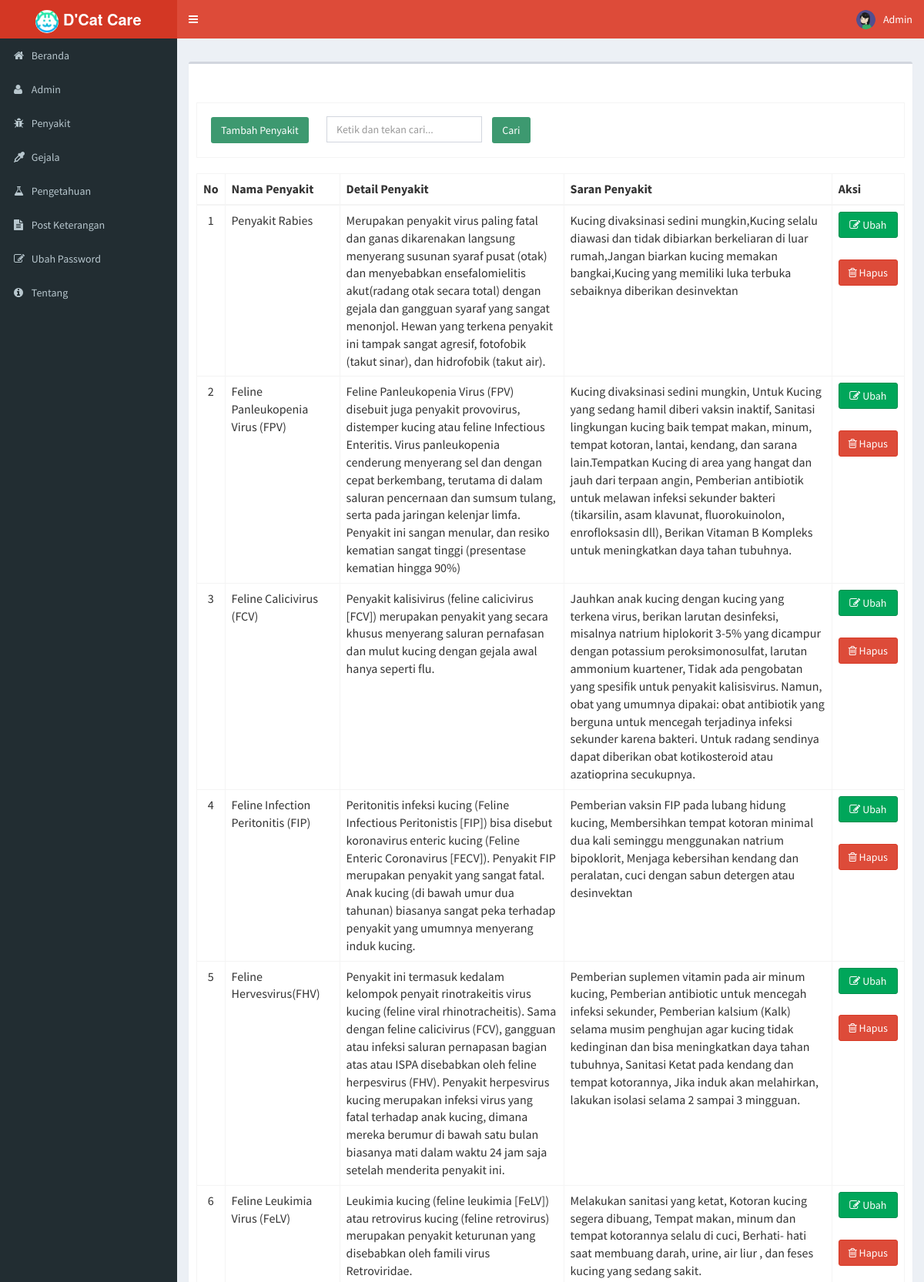
The app's page /penyakit (signed in, upper part) with its own data.
### tables this page shows
CREATE TABLE `penyakit` (
  `kode_penyakit` int(11) NOT NULL,
  `nama_penyakit` varchar(50) NOT NULL,
  `det_penyakit` text NOT NULL,
  `srn_penyakit` text NOT NULL,
  `gambar` varchar(500) NOT NULL
);

### modul/penyakit/penyakit.php (the view, shortened to what this page needs)
<?php
if (!(isset($_SESSION['username']) && isset($_SESSION['password']))) {
  header('location:index.php');
  exit();
} else {
  ?>
  <?php
  $aksi = "modul/penyakit/aksi_penyakit.php";
  switch ($_GET['act']) {
    default:
      $offset = $_GET['offset'];
      $limit = 15;
      if (empty($offset)) {
        $offset = 0;
      }
      $tampil = mysqli_query($conn, "SELECT * FROM penyakit ORDER BY kode_penyakit");
      echo "<form method=POST action='?module=penyakit' name=text_form onsubmit='return Blank_TextField_Validator_Cari()'>
          <br><br><table class='table table-bordered'>
		  <tr><td><input class='btn bg-olive margin' type=button name=tambah value='Tambah Penyakit' onclick=\"window.location.href='penyakit/tambahpenyakit';\">
      <input type=text name='keyword' style='margin-left: 10px;' placeholder='Ketik dan tekan cari...' class='form-control' value='$_POST[keyword]' />
      <input class='btn bg-olive margin' type=submit value='   Cari   ' name=Go></td> </tr>
          </table></form>";
      $baris = mysqli_num_rows($tampil);
      if ($_POST['Go']) {
        $numrows = mysqli_num_rows(mysqli_query($conn, "SELECT * FROM penyakit where nama_penyakit like '%$_POST[keyword]%'"));
        if ($numrows > 0) {
          echo "<div class='alert alert-success alert-dismissible'>
                <h4><i class='icon fa fa-check'></i> Sukses!</h4>
                Penyakit yang anda cari di temukan.
              </div>";
          $i = 1;
          echo" <table class='table table-bordered' style='overflow-x=auto' cellpadding='0' cellspacing='0'>
          <thead>
            <tr>
              <th>No</th>
              <th>Nama Penyakit</th>
			  <th>Detail Penyakit</th>
			  <th>Saran Penyakit</th>
              <th>Aksi</th>
            </tr>
          </thead>
		  <tbody>";
          $hasil = mysqli_query($conn, "SELECT * FROM penyakit where nama_penyakit like '%$_POST[keyword]%'");
          $no = 1;
          $counter = 1;
          while ($r = mysqli_fetch_array($hasil)) {
            if ($counter % 2 == 0)
              $warna = "dark";
            else
              $warna = "light";
            echo "<tr class='" . $warna . "'>
			 <td align=center>$no</td>
			 <td>$r[nama_penyakit]</td>
			 <td>$r[det_penyakit]</td>
			 <td>$r[srn_penyakit]</td>
			 <td align=center><a type='button' class='btn btn-block btn-success' href=penyakit/editpenyakit/$r[kode_penyakit]><i class='fa fa-pencil-square-o' aria-hidden='true'></i> Ubah </a> &nbsp;
	          <a type='button' class='btn btn-block btn-danger' href=\"JavaScript: confirmIt('Anda yakin akan menghapusnya ?','$aksi?module=penyakit&act=hapus&id=$r[kode_penyakit]','','','','u','n','Self','Self')\" onMouseOver=\"self.status=''; return true\" onMouseOut=\"self.status=''; return true\"> <i class='fa fa-trash-o' aria-hidden='true'></i> Hapus</a>
             </td></tr>";
            $no++;
            $counter++;
          }
          echo "</tbody></table>";
        }
        else {
          echo "<div class='alert alert-danger alert-dismissible'>
                <h4><i class='icon fa fa-ban'></i> Gagal!</h4>
                Maaf, Penyakit yang anda cari tidak ditemukan , silahkan inputkan dengan benar dan cari kembali.
              </div>";
        }
      } else {
        if ($baris > 0) {
          echo" <table class='table table-bordered' style='overflow-x=auto' cellpadding='0' cellspacing='0'>
          <thead>
            <tr>
              <th>No</th>
              <th>Nama Penyakit</th>
			  <th>Detail Penyakit</th>
			  <th>Saran Penyakit</th>
              <th>Aksi</th>
            </tr>
          </thead>
		  <tbody>
		  ";
          $hasil = mysqli_query($conn, "SELECT * FROM penyakit ORDER BY kode_penyakit limit $offset,$limit");
          $no = 1 + $offset;
          $counter = 1;
          while ($r = mysqli_fetch_array($hasil)) {
            if ($counter % 2 == 0)
              $warna = "dark";
            else
              $warna = "light";
            echo "<tr class='" . $warna . "'>
			 <td align=center>$no</td>
			 <td>$r[nama_penyakit]</td>
			 <td>$r[det_penyakit]</td>
			 <td>$r[srn_penyakit]</td>
			 <td align=center>
			 <a type='button' class='btn btn-block btn-success' href=penyakit/editpenyakit/$r[kode_penyakit]><i class='fa fa-pencil-square-o' aria-hidden='true'></i> Ubah </a> &nbsp;
	          <a type='button' class='btn btn-block btn-danger' href=\"JavaScript: confirmIt('Anda yakin akan menghapusnya ?','$aksi?module=penyakit&act=hapus&id=$r[kode_penyakit]','','','','u','n','Self','Self')\" onMouseOver=\"self.status=''; return true\" onMouseOut=\"self.status=''; return true\">
			  <i class='fa fa-trash-o' aria-hidden='true'></i> Hapus</a>
             </td></tr>";
            $no++;
            $counter++;
          }
          echo "</tbody></table>";
        } else {
          echo "<br><b>Data Kosong !</b>";
        }
      }
      break;
  }
  ?>
<?php } ?>

### css/style.css (style rules this page uses)
html { font-family:sans-serif; -ms-text-size-adjust:100%; -webkit-text-size-adjust:100% }
body { margin:0 }
a { background-color:transparent }
button,input,optgroup,select,textarea { color:inherit; font:inherit; margin:0 }
button,html input[type=button],input[type=reset],input[type=submit] { -webkit-appearance:button; cursor:pointer }
input { line-height:normal }
table { border-collapse:collapse; border-spacing:0 }
td,th { padding:0 }
.border-box,article,body,code,dd,div,dl,dt,fieldset,footer,form,header,html,input[type=email],input[type=password],input[type=tel],input[type=text],input[type=url],li,main,ol,p,pre,section,textarea,ul { box-sizing:border-box }

### records on screen
penyakit: nama_penyakit "Penyakit Rabies", det_penyakit "Merupakan penyakit virus paling fatal dan ganas dikarenakan langsung menyerang susunan syaraf pusat (otak) dan menyebabkan ensefalomielitis akut(radang otak secara total) dengan gejala dan gangguan syaraf yang sangat menonjol. Hewan yang terkena penyakit ini tampak sangat agresif, fotofobik (takut sinar), dan hidrofobik (takut air).", srn_penyakit "Kucing divaksinasi sedini mungkin,Kucing selalu diawasi dan tidak dibiarkan berkeliaran di luar rumah,Jangan biarkan kucing memakan bangkai,Kucing yang memiliki luka terbuka sebaiknya diberikan desinvektan"
penyakit: nama_penyakit "Feline Panleukopenia Virus (FPV)", det_penyakit "Feline Panleukopenia Virus (FPV) disebuit juga penyakit provovirus, distemper kucing atau feline Infectious Enteritis. Virus panleukopenia cenderung menyerang sel dan dengan cepat berkembang, terutama di dalam saluran pencernaan dan sumsum tulang, serta pada jaringan kelenjar limfa. Penyakit ini sangan menular, dan resiko kematian sangat tinggi (presentase kematian hingga 90%)", srn_penyakit "Kucing divaksinasi sedini mungkin, Untuk Kucing yang sedang hamil diberi vaksin inaktif, Sanitasi lingkungan kucing baik tempat makan, minum, tempat kotoran, lantai, kendang, dan sarana lain.Tempatkan Kucing di area yang hangat dan jauh dari terpaan angin, Pemberian antibiotik untuk melawan infeksi sekunder bakteri (tikarsilin, asam klavunat, fluorokuinolon, enrofloksasin dll), Berikan Vitaman B Kompleks untuk meningkatkan daya tahan tubuhnya."
penyakit: nama_penyakit "Feline Calicivirus (FCV)", det_penyakit "Penyakit kalisivirus (feline calicivirus [FCV]) merupakan penyakit yang secara khusus menyerang saluran pernafasan dan mulut kucing dengan gejala awal hanya seperti flu.", srn_penyakit "Jauhkan anak kucing dengan kucing yang terkena virus, berikan larutan desinfeksi, misalnya natrium hiplokorit 3-5% yang dicampur dengan potassium peroksimonosulfat, larutan ammonium kuartener, Tidak ada pengobatan yang spesifik untuk penyakit kalisisvirus. Namun, obat yang umumnya dipakai: obat antibiotik yang berguna untuk mencegah terjadinya infeksi sekunder karena bakteri. Untuk radang sendinya dapat diberikan obat kotikosteroid atau azatioprina secukupnya."
penyakit: nama_penyakit "Feline Infection Peritonitis (FIP)", det_penyakit "Peritonitis infeksi kucing (Feline Infectious Peritonistis [FIP]) bisa disebut koronavirus enteric kucing (Feline Enteric Coronavirus [FECV]). Penyakit FIP merupakan penyakit yang sangat fatal. Anak kucing (di bawah umur dua tahunan) biasanya sangat peka terhadap penyakit yang umumnya menyerang induk kucing.", srn_penyakit "Pemberian vaksin FIP pada lubang hidung kucing, Membersihkan tempat kotoran minimal dua kali seminggu menggunakan natrium bipoklorit, Menjaga kebersihan kendang dan peralatan, cuci dengan sabun detergen atau desinvektan"
penyakit: nama_penyakit "Feline Hervesvirus(FHV)", det_penyakit "Penyakit ini termasuk kedalam kelompok penyait rinotrakeitis virus kucing (feline viral rhinotracheitis). Sama dengan feline calicivirus (FCV), gangguan atau infeksi saluran pernapasan bagian atas atau ISPA disebabkan oleh feline herpesvirus (FHV). Penyakit herpesvirus kucing merupakan infeksi virus yang fatal terhadap anak kucing, dimana mereka berumur di bawah satu bulan biasanya mati dalam waktu 24 jam saja setelah menderita penyakit ini.", srn_penyakit "Pemberian suplemen vitamin pada air minum kucing, Pemberian antibiotic untuk mencegah infeksi sekunder, Pemberian kalsium (Kalk) selama musim penghujan agar kucing tidak kedinginan dan bisa meningkatkan daya tahan tubuhnya, Sanitasi Ketat pada kendang dan tempat kotorannya, Jika induk akan melahirkan, lakukan isolasi selama 2 sampai 3 mingguan."
penyakit: nama_penyakit "Feline Leukimia Virus (FeLV)", det_penyakit "Leukimia kucing (feline leukimia [FeLV]) atau retrovirus kucing (feline retrovirus) merupakan penyakit keturunan yang disebabkan oleh famili virus Retroviridae.", srn_penyakit "Melakukan sanitasi yang ketat, Kotoran kucing segera dibuang, Tempat makan, minum dan tempat kotorannya selalu di cuci, Berhati- hati saat membuang darah, urine, air liur , dan feses kucing yang sedang sakit."

### other values on screen
$_SESSION['username'] "Admin"
